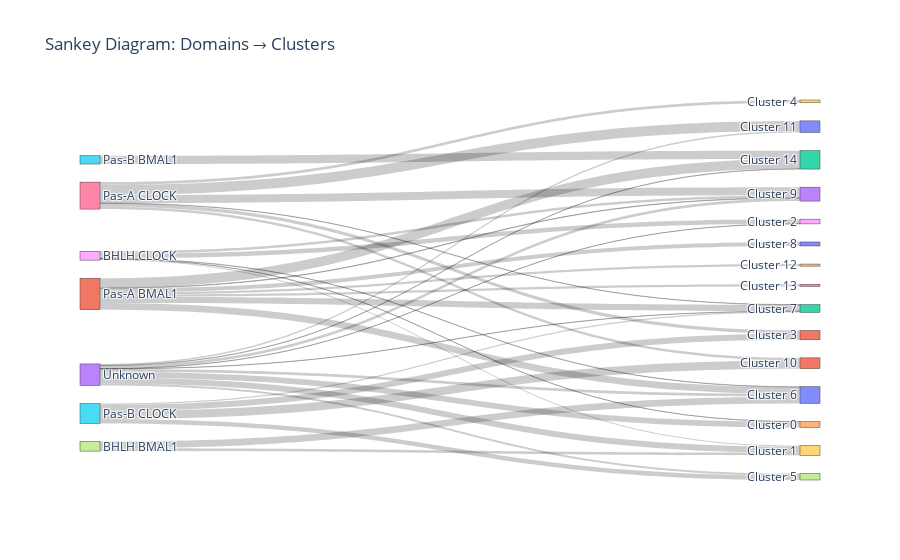

Notebook code cell kept with this figure:
### Code cell
import numpy as np
from scipy.cluster.hierarchy import linkage, dendrogram
from scipy.spatial.distance import squareform
import networkx as nx
import community  # Install with: pip install python-louvain
import matplotlib.pyplot as plt
from collections import Counter

def get_dist(g, node_scores):
    G = g.copy()
    ranks = {node: rank for rank, node in enumerate(sorted(node_scores, key=node_scores.get, reverse=True), start=1)}
    # print(ranks)
    # Compute weight based on rank distance
    max_rank = max(ranks.values())
    for u, v in G.edges():
        G[u][v]['weight'] = 1 - (abs(ranks[u] - ranks[v]) / max_rank)
    return(G)
# print(multilayer_centrality)
G = get_dist(g, betweenness_centrality)
# print(eigenvector_centrality)


partition = community.best_partition(G, weight="weight")

# Define node domains (ground truth)
domain1 = set(range(34, 85))
domain2 = set(range(110, 265))
domain3 = set(range(265, 379))
domain4 = set(range(425, 480))
domain5 = set(range(497, 678))
domain6 = set(range(680, 729))

domain_labels = {}
for node in G.nodes():
    if node in domain1:
        domain_labels[node] = "BHLH CLOCK"
    elif node in domain2:
        domain_labels[node] = "Pas-A CLOCK"
    elif node in domain3:
        domain_labels[node] = "Pas-B CLOCK"
    elif node in domain4:
        domain_labels[node] = "BHLH BMAL1"
    elif node in domain5:
        domain_labels[node] = "Pas-A BMAL1"
    elif node in domain6:
        domain_labels[node] = "Pas-B BMAL1"
    else:
        domain_labels[node] = "Unknown"

import pandas as pd
import plotly.graph_objects as go

# Count transitions from domains to clusters
transition_counts = Counter((domain_labels[node], f"Cluster {partition[node]}") for node in G.nodes())

# Convert to DataFrame
df = pd.DataFrame(transition_counts.items(), columns=["Transition", "Count"])
df[["Source", "Target"]] = pd.DataFrame(df["Transition"].tolist(), index=df.index)

# Generate Sankey diagram
fig = go.Figure(go.Sankey(
    node=dict(
        label=list(set(df["Source"]) | set(df["Target"])),
        pad=20,
    ),
    link=dict(
        source=[list(set(df["Source"]) | set(df["Target"])).index(src) for src in df["Source"]],
        target=[list(set(df["Source"]) | set(df["Target"])).index(tgt) for tgt in df["Target"]],
        value=df["Count"]
    )
))

fig.update_layout(title_text="Sankey Diagram: Domains → Clusters", font_size=12)
fig.show()

# List domain and cluster labels
unique_domains = sorted(set(domain_labels.values()))
unique_clusters = sorted(set(f"Cluster {c}" for c in set(partition.values())))

# Create a confusion matrix
confusion_matrix = np.zeros((len(unique_domains), len(unique_clusters)))

# Populate matrix
for node in G.nodes():
    true_domain_idx = unique_domains.index(domain_labels[node])
    predicted_cluster_idx = unique_clusters.index(f"Cluster {partition[node]}")
    confusion_matrix[true_domain_idx, predicted_cluster_idx] += 1

# Normalize rows (optional)
confusion_matrix = confusion_matrix / confusion_matrix.sum(axis=1, keepdims=True)

# Plot heatmap
plt.figure(figsize=(15, 10))
sns.heatmap(confusion_matrix, annot=True, cmap="Blues", xticklabels=unique_clusters, yticklabels=unique_domains)
plt.xlabel("Predicted Clusters")
plt.ylabel("True Domains")
plt.title("Cluster vs. Domain Heatmap")
plt.show()

### Figure 1 — Plotly figure (JSON) as saved in the notebook; plotly's stock layout.template omitted (floating-point values rounded to 4 significant figures)
{"data": [{"link": {"source": [13, 13, 18, 18, 16, 13, 5, 13, 18, 17, 18, 17, 18, 13, 11, 16, 16, 13, 16, 5, 11, 11, 5, 16, 15, 16, 5, 13, 11, 13, 11, 11, 11, 13], "target": [14, 9, 8, 14, 0, 8, 7, 7, 9, 9, 10, 10, 3, 3, 10, 3, 21, 0, 19, 21, 3, 2, 1, 1, 2, 12, 12, 12, 12, 10, 20, 4, 6, 2], "value": [33, 34, 26, 1, 58, 1, 25, 12, 7, 16, 2, 39, 15, 16, 39, 46, 15, 9, 16, 47, 3, 56, 35, 18, 48, 2, 7, 1, 35, 16, 23, 12, 13, 2]}, "node": {"label": ["Cluster 11", "Cluster 3", "Cluster 14", "Cluster 9", "Cluster 12", "Pas-B CLOCK", "Cluster 13", "Cluster 5", "Cluster 2", "Cluster 1", "Cluster 6", "Pas-A BMAL1", "Cluster 7", "Unknown", "Cluster 0", "Pas-B BMAL1", "Pas-A CLOCK", "BHLH BMAL1", "BHLH CLOCK", "Cluster 4", "Cluster 8", "Cluster 10"], "pad": 20}, "type": "sankey"}], "layout": {"autosize": true, "font": {"size": 12}, "title": {"text": "Sankey Diagram: Domains → Clusters"}}}
